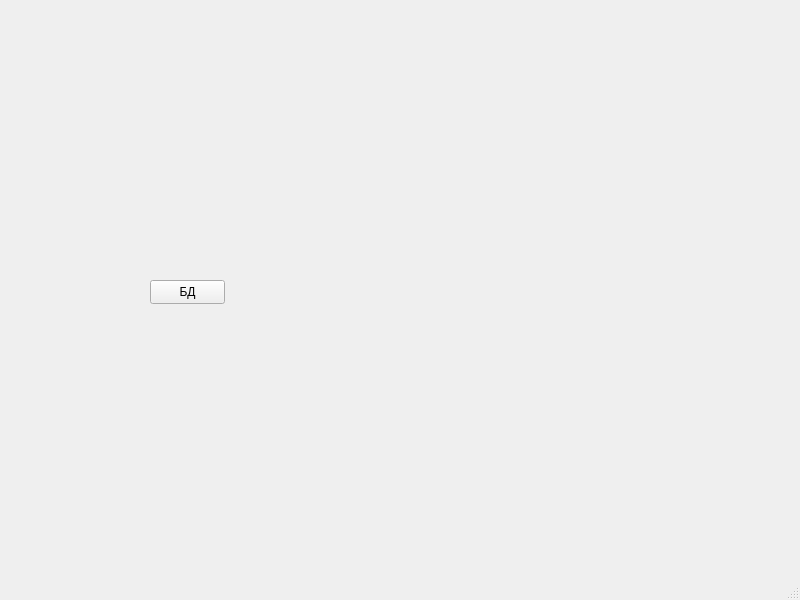
<?xml version="1.0" encoding="UTF-8"?>
<ui version="4.0">
 <class>MainWindow</class>
 <widget class="QMainWindow" name="MainWindow">
  <property name="geometry">
   <rect>
    <x>0</x>
    <y>0</y>
    <width>800</width>
    <height>600</height>
   </rect>
  </property>
  <property name="windowTitle">
   <string>MainWindow</string>
  </property>
  <widget class="QWidget" name="centralwidget">
   <widget class="QPushButton" name="pushButton">
    <property name="geometry">
     <rect>
      <x>150</x>
      <y>280</y>
      <width>75</width>
      <height>24</height>
     </rect>
    </property>
    <property name="text">
     <string>БД</string>
    </property>
   </widget>
  </widget>
  <widget class="QMenuBar" name="menubar">
   <property name="geometry">
    <rect>
     <x>0</x>
     <y>0</y>
     <width>800</width>
     <height>22</height>
    </rect>
   </property>
  </widget>
  <widget class="QStatusBar" name="statusbar"/>
 </widget>
 <resources/>
 <connections/>
</ui>
